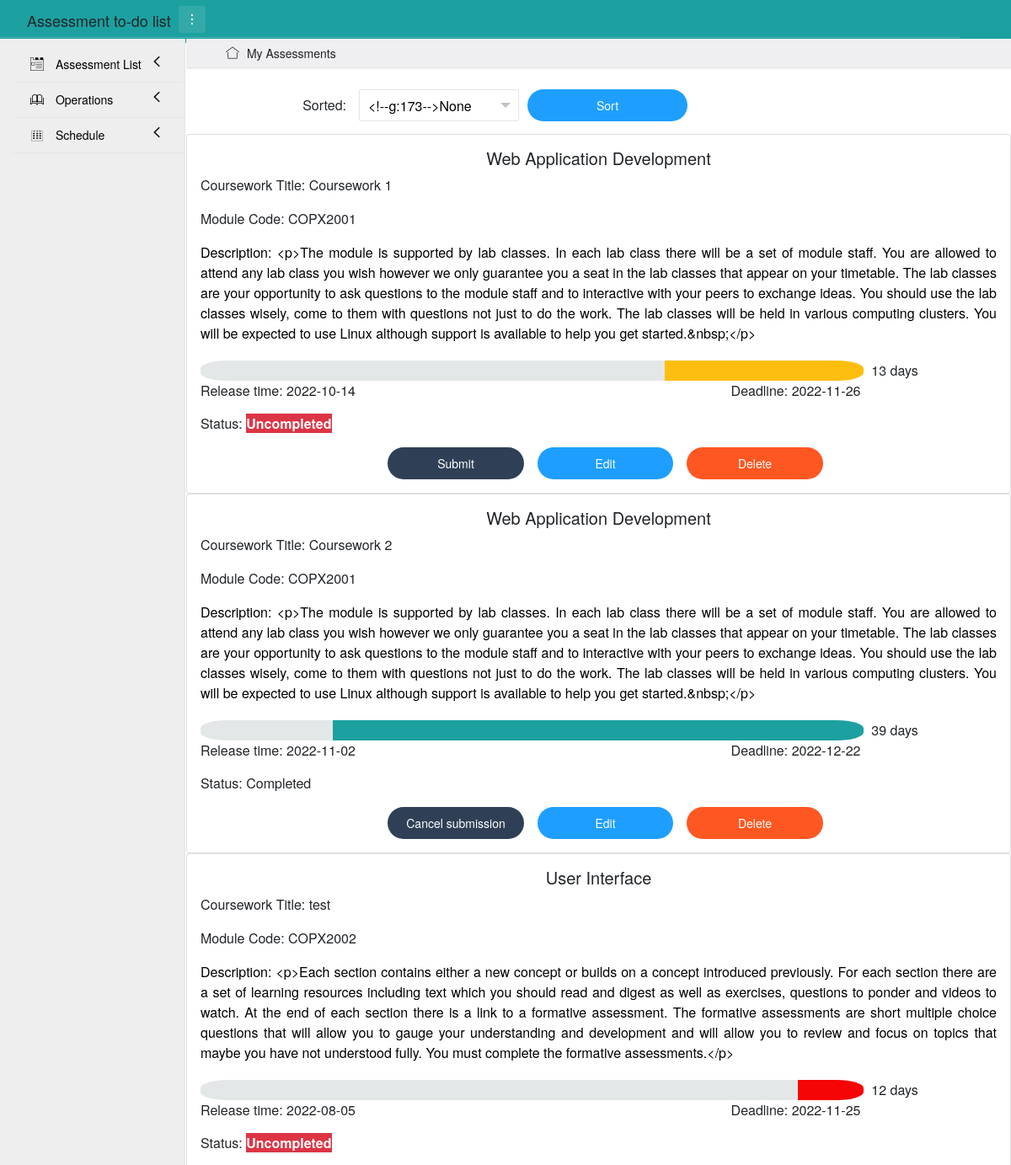
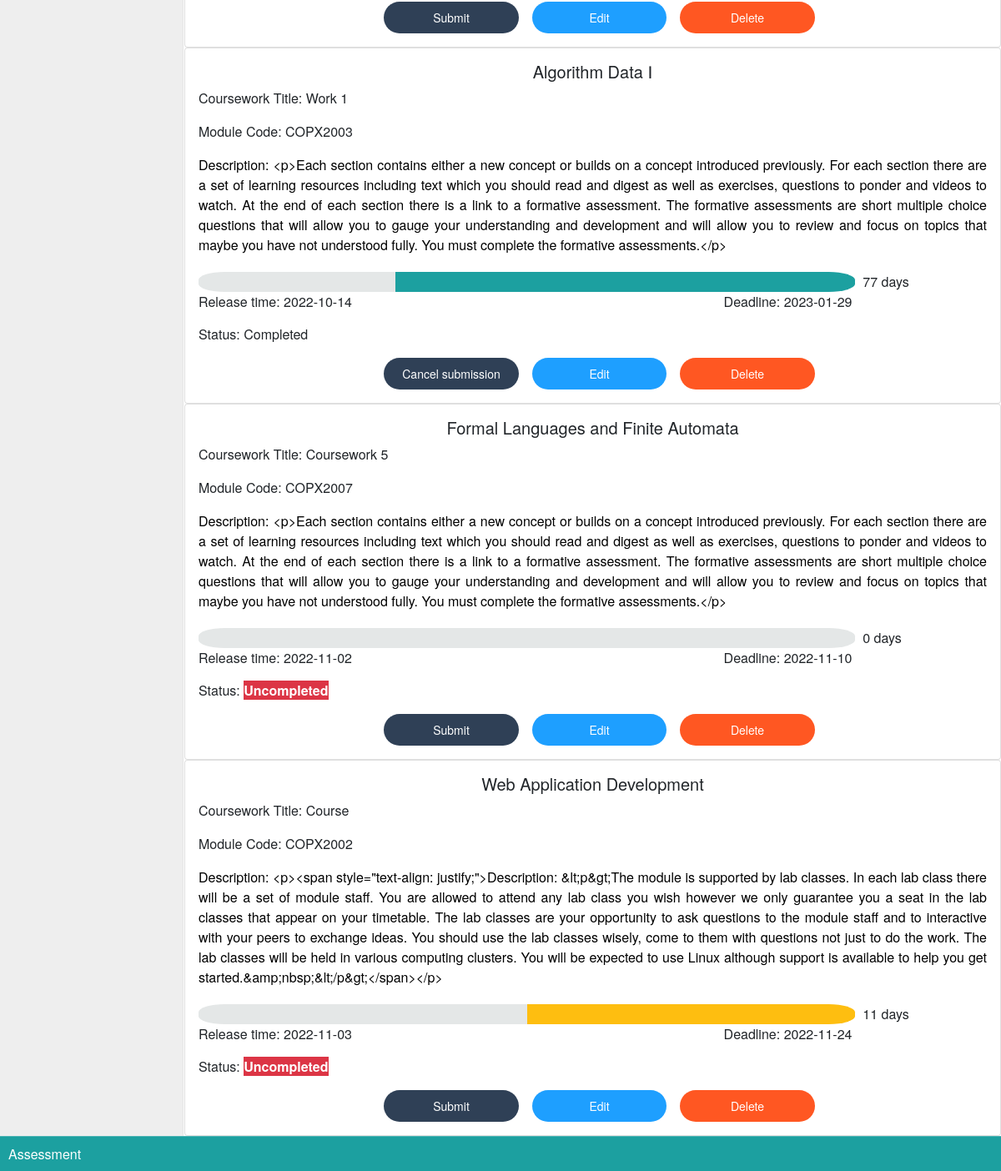
The page / on the database its author committed (2 pictures, top to bottom).
### app/models.py (models this page shows)
class Assessment(db.Model):
    __tablename__ = 'assessments'
    id = db.Column(db.Integer, primary_key=True)
    module = db.Column(db.String(100))
    title = db.Column(db.String(100))
    code = db.Column(db.String(10))
    release_day = db.Column(db.Date())      # the date that assessment begins
    deadline = db.Column(db.Date())
    description = db.Column(db.String(3000))
    status = db.Column(db.Boolean())    # there are two status, 1 is completed, 0 is uncompleted

### app/views.py (the view, shortened to what this page needs)
@app.route('/', methods=['GET', 'POST'])
def show():
    assessment = Assessment.query.all()
    assessment_list = wrap_assessment(assessment)
    form = SortForm()
    print(form.validate_on_submit())
    return render_template('show.html', assessments=assessment_list, PageTitle="All Assessments", form=form)

### app/forms.py
class SortForm(FlaskForm):
    method = SelectField('Sorted by', choices=[(0, "None"), (1, 'Module'), (2, 'Title'), (3, 'Release time'),
                                               (4, 'Deadline')], validators=[DataRequired()])
    submit = SubmitField('Sort')

### app/views.py (called while the page is built)
def wrap_assessment(assessment):
    curr_time = datetime.now()
    res = []
    for i in assessment:
        left_time = (i.deadline - curr_time.date()).days
        all_time = (i.deadline - i.release_day).days
        num = left_time * 10 / all_time
        if num <= 0:
            num = 0
        elif num <= 1:
            num = 1
        elif 9 <= num < 10:
            num = 9
        elif num == 10:
            num = 10
        else:
            num = int(round(num))
        day = []
        for j in range(10):
            if 9 - j < num:
                day.append(1)
            else:
                day.append(0)
        if left_time < 0:
            left_time = 0
        res.append([i, num, day, left_time])
    return res

### app/templates/show.html (shortened to what this page needs)
{% extends "base.html" %}
{% block content %}
    <br>
    <div class="layui-container">
        <div class="layui-row">
            {% if PageTitle == "All Assessments" %}
            <form method="post" name="show" class="layui-form">
                <div class="layui-form-item">
                    <label class="layui-form-label col-lg-2 col-md-3 layui-col-sm12">Sorted:</label>
                    <div id="block" class="layui-input-block layui-input-inline">
                    </div>
                    {{form.submit(class_="layui-btn layui-btn-radius layui-btn-normal layui-input-inline")}}
                </div>
            </form>
            {% endif %}
        </div>
    </div>
    <div class="row over" data-masonry='{"percentPosition": true }'>
        {% for assessment in assessments %}
        <div class="col-sm-12 col-lg-12 col-md-12 over">
            <div class="card">
                <div class="card-body">
                    <h5 class="card-title text-center">{{ assessment[0].module }}</h5>
                    <p class="card-text">Coursework Title: {{ assessment[0].title }}</p>
                    <p class="card-text">Module Code: {{ assessment[0].code }}</p>
                    <p class="card-text text-font">Description: {{ assessment[0].description }}</p>
                    <div class="card-text time-lable">
                        {% for k in assessment[2] %}
                        {% if k == 1 %}
                        {% if assessment[1] >= 7 %}
                        <div class="time1 col-1 ">&nbsp;</div>
                        {% elif assessment[1] >= 3 %}
                        <div class="time2 col-1 ">&nbsp;</div>
                        {% else %}
                        <div class="time3 col-1 ">&nbsp;</div>
                        {% endif %}
                        {% else %}
                        <div class="notime col-1 ">&nbsp;</div>
                        {% endif %}
                        {% endfor %}
                        <div class="col-2 left">&nbsp;&nbsp;{{assessment[3]}} days</div>
                        <div class="row">
                            <div class="col-4 left">Release time: {{ assessment[0].release_day }}</div>
                            <div class="col-2">&nbsp;</div>
                            <div class="col-4 right">Deadline: {{ assessment[0].deadline }}</div>
                        </div>
                    </div>
                    <p class="card-text">
                        Status:
                        {% if assessment[0].status == 0 %}
                        <strong class="btn-danger">Uncompleted</strong>
                        {% else %}
                        Completed
                        {% endif %}
                    </p>
                    <div class="row justify-content-center">
                        {% if assessment[0].status ==0 %}
                        <a href="{{url_for('mark', id=assessment[0].id, page = PageTitle)}}" id="but" class="layui-btn layui-btn-radius layui-bg-cyan card-link col-lg-2 col-md-3 col-sm-3">
                            Submit
                        </a>
                        {% else %}
                        <a href="{{url_for('mark', id=assessment[0].id, page = PageTitle)}}" id="butt" class="layui-btn layui-btn-radius layui-bg-cyan card-link col-lg-2 col-md-3 col-sm-3">
                            Cancel submission
                        </a>
                        {% endif %}
                        <a href="{{ url_for('edit', id=assessment[0].id, page = PageTitle) }}" class="layui-btn layui-btn-radius layui-btn-normal card-link col-lg-2 col-md-3 col-sm-3">
                            Edit
                        </a>
                        <a href="{{ url_for('delete', id=assessment[0].id, page = PageTitle) }}" class="layui-btn layui-btn-radius layui-btn-danger card-link col-lg-2 col-md-3 col-sm-3">
                            Delete
                        </a>
                    </div>
                </div>
            </div>
        </div>
        {% endfor %}
    </div>
{% endblock %}

### app/static/css/index.css (style rules this page uses)
.time1 { background-color: #1CA0A0; float: left; color: #1CA0A0; }
.time2 { background-color: #FEBE10; float: left; color: #FEBE10; }
.time3 { background-color: #F50506; float: left; color: #F50506; }
.notime { background-color: #E4E7E7; float: left; color: #E4E7E7; }
.over { overflow-x: hidden; }
a { color: black; padding: 0; text-decoration: none; }
.text-font { color: black; text-align: justify; }
.left { float: left; text-align: left; }
.right { float: left; text-align: right; }
.time-lable { margin-top: 20px; margin-bottom: 15px; }
div.time1:nth-child(10), div.time2:nth-child(10), div.time3:nth-child(10), div.notime:nth-child(10) { border-radius: 0 40% 40% 0; }
div.time1:nth-child(1), div.time2:nth-child(1), div.time3:nth-child(1), div.notime:nth-child(1) { border-radius: 40% 0 0 40%; }
a#but, a#butt { margin-left: 1rem; }
div#block, div#block1, div#block2 { margin-left: 0; }

### rows shown on the page
Assessment: module "Web Application Development", title "Coursework 1", code "COPX2001", description "<p>The module is supported by lab classes. In each lab class there will be a set of module staff. You are allowed to attend any lab class you wish however we only guarantee you a seat in the lab classes that appear on your timetable. The lab classes are your opportunity to ask questions to the module staff and to interactive with your peers to exchange ideas. You should use the lab classes wisely, come to them with questions not just to do the work. The lab classes will be held in various computing clusters. You will be expected to use Linux although support is available to help you get started.&nbsp;</p>", assessment "13", release_day "2022-10-14", deadline "2022-11-26", status "Uncompleted"
Assessment: module "Web Application Development", title "Coursework 2", code "COPX2001", description "<p>The module is supported by lab classes. In each lab class there will be a set of module staff. You are allowed to attend any lab class you wish however we only guarantee you a seat in the lab classes that appear on your timetable. The lab classes are your opportunity to ask questions to the module staff and to interactive with your peers to exchange ideas. You should use the lab classes wisely, come to them with questions not just to do the work. The lab classes will be held in various computing clusters. You will be expected to use Linux although support is available to help you get started.&nbsp;</p>", assessment "39", release_day "2022-11-02", deadline "2022-12-22", status "Completed"
Assessment: module "User Interface", title "test", code "COPX2002", description "<p>Each section contains either a new concept or builds on a concept introduced previously. For each section there are a set of learning resources including text which you should read and digest as well as exercises, questions to ponder and videos to watch. At the end of each section there is a link to a formative assessment. The formative assessments are short multiple choice questions that will allow you to gauge your understanding and development and will allow you to review and focus on topics that maybe you have not understood fully. You must complete the formative assessments.</p>", assessment "12", release_day "2022-08-05", deadline "2022-11-25", status "Uncompleted"
Assessment: module "Algorithm Data Ⅰ", title "Work 1", code "COPX2003", description "<p>Each section contains either a new concept or builds on a concept introduced previously. For each section there are a set of learning resources including text which you should read and digest as well as exercises, questions to ponder and videos to watch. At the end of each section there is a link to a formative assessment. The formative assessments are short multiple choice questions that will allow you to gauge your understanding and development and will allow you to review and focus on topics that maybe you have not understood fully. You must complete the formative assessments.</p>", assessment "77", release_day "2022-10-14", deadline "2023-01-29", status "Completed"
Assessment: module "Formal Languages and Finite Automata", title "Coursework 5", code "COPX2007", description "<p>Each section contains either a new concept or builds on a concept introduced previously. For each section there are a set of learning resources including text which you should read and digest as well as exercises, questions to ponder and videos to watch. At the end of each section there is a link to a formative assessment. The formative assessments are short multiple choice questions that will allow you to gauge your understanding and development and will allow you to review and focus on topics that maybe you have not understood fully. You must complete the formative assessments.</p>", status "0", release_day "2022-11-02", deadline "2022-11-10", shows "Uncompleted"
Assessment: module "Web Application Development", title "Course", code "COPX2002", description "<p><span style=\"text-align: justify;\">Description: &lt;p&gt;The module is supported by lab classes. In each lab class there will be a set of module staff. You are allowed to attend any lab class you wish however we only guarantee you a seat in the lab classes that appear on your timetable. The lab classes are your opportunity to ask questions to the module staff and to interactive with your peers to exchange ideas. You should use the lab classes wisely, come to them with questions not just to do the work. The lab classes will be held in various computing clusters. You will be expected to use Linux although support is available to help you get started.&amp;nbsp;&lt;/p&gt;</span></p>", assessment "11", release_day "2022-11-03", deadline "2022-11-24", status "Uncompleted"
